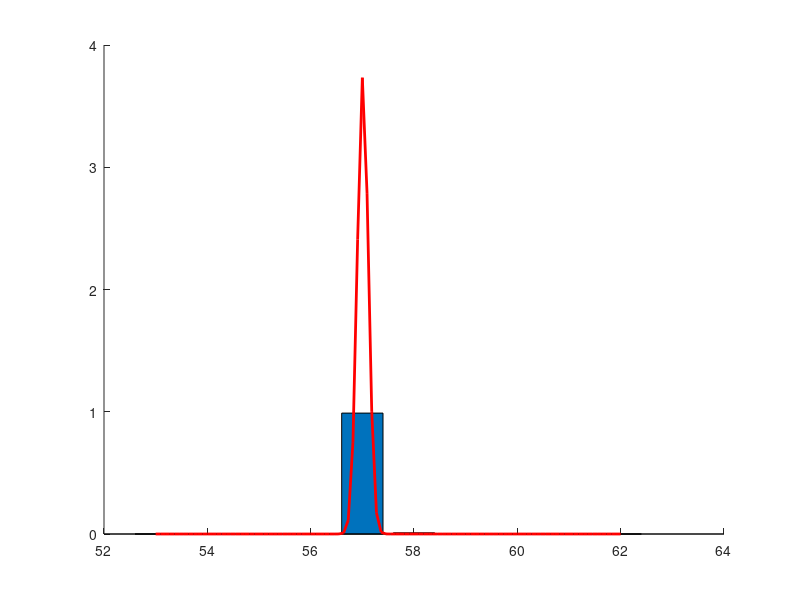

This figure's MATLAB source:

clear;clc;clf; format compact;

Data = [53,54,55,56,57,58,59,60,61,62];
%freq = [1,1,2,3,3,4,3,2,1,1];
freq = [1,2,13,1115,1112228,11119,117,2,1,1];

s1=size(Data);
size(freq);
xmax = max(Data);
xmin = min(Data);
n = sum(freq);

total = 0;

for i = 1:s1(2)
    total = total + Data(i)*freq(i);
end
mean = total/n   % Best estimate of true value of x

delta = zeros([1,s1(2)]);
delta2 = zeros([1,s1(2)]);
d2f = zeros([1,s1(2)]);
tot_d2f = 0;
relative_f = zeros([1,s1(2)]);
k2 = 0;

for i = 1:s1(2)
    delta(i) = Data(i)-mean;
    delta2(i) = delta(i)^2;
    d2f(i) = delta2(i)*freq(i);
    tot_d2f = tot_d2f + d2f(i);
    relative_f(i) = freq(i)/n;
    ki = (Data(i)-mean).^4;      % For the kurtosis
    k2 = k2+ki;
end

S = sqrt(tot_d2f/n);   % Variance = tot_d2f/n or S^2

a = 1/(S*sqrt(2*pi));
c = -1/(2*S^2);

x = linspace(xmin,xmax);
y = a*exp(c*(x-mean).^2);% r = 1/(2*sqrtpi)*e^(1(x-mean)^2/(2sigma^2))

hold on;

bar(Data,relative_f)
plot(x,y,'r','linew',2)


% Adjusted standard deviation (Bessel's correction)

S_adj = sqrt(tot_d2f/(n-1)); % Best estimate of precision of measurement

s_e_mean = S/sqrt(n);  % Std error in mean (increased confidence with 
                        % increased measurements

adj_s_m = sqrt(tot_d2f/(n*(n-1))); % Adj std error in mean (best overall
                                %accuracy of experiment)
                                
% Kurtosis
k1 = n*(n+1)/((n-1)*(n-2)*(n-3));
k3 = 3*(n-1)^2/((n-2)*(n-3));

Kurt = k1*(k2/S^4) - k3;

if (Kurt > 0)
    message = "Leptokurtic >0";
elseif (Kurt == 0)
    message = "Mesokurtic = 0";
else
    message = "Platykurtic < 0";
end

sprintf("Mean value: %.3f +- %0.2f units",mean,adj_s_m)
sprintf("Max : %.3f    Min: %.3f",xmax,xmin)
sprintf("Total measurements: %d",n)
sprintf("Standard deviation: %.3f",S)
sprintf("Adj std deviation: %.3f",S_adj)
sprintf("Std error in mean: %.3f",s_e_mean)
sprintf("Adj std error in mean: %.3f:",adj_s_m)
sprintf("Kurtosis (%s): %.2f",message,Kurt)



